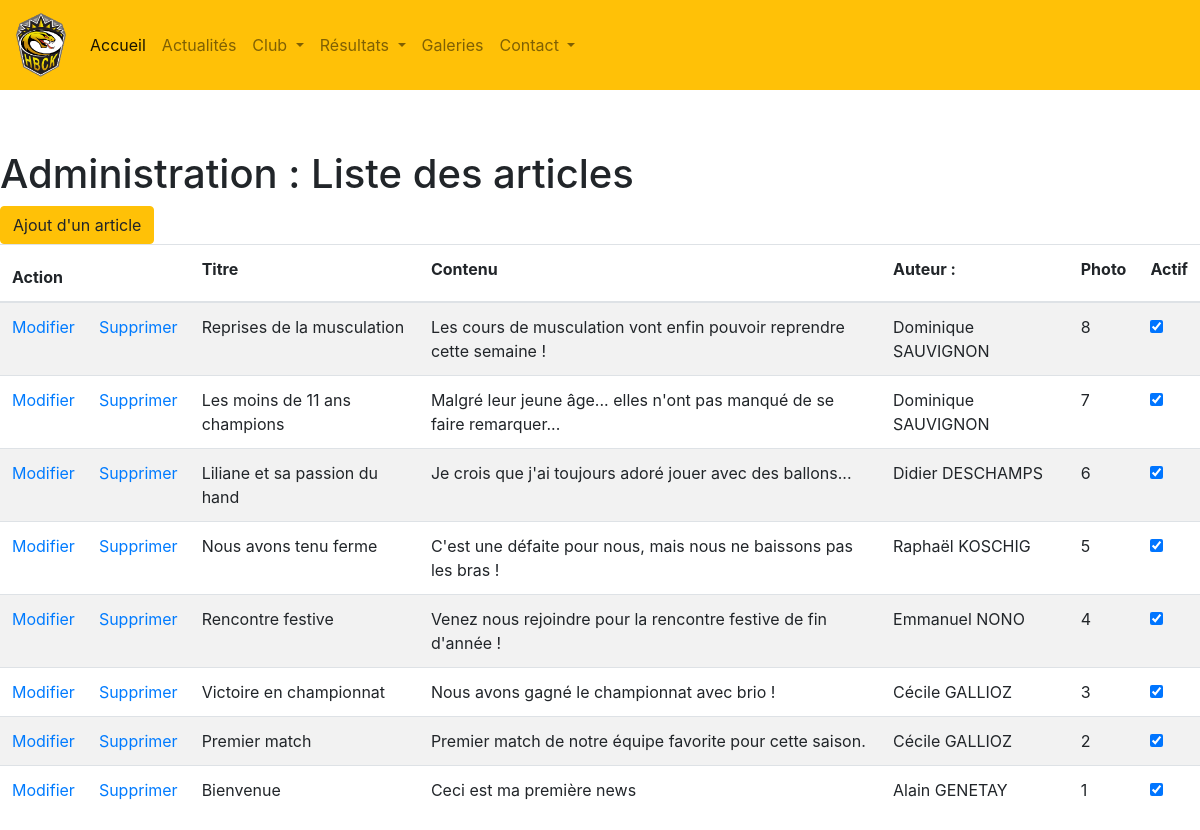
Screenshot of /src/body/article-liste.php with the database file from the repository.
### tables this page shows
CREATE TABLE `article` (
  `art_id` int(11) NOT NULL,
  `art_titre` varchar(255) NOT NULL,
  `art_contenu` longtext NOT NULL,
  `art_auteur_id` int(11) NOT NULL,
  `art_photo_id` int(11) DEFAULT NULL,
  `art_actif` int(1) NOT NULL,
  `art_created_at` datetime NOT NULL,
  `art_updated_at` datetime DEFAULT NULL,
  `art_deleted_at` datetime DEFAULT NULL
);

CREATE TABLE `personne` (
  `per_id` int(11) NOT NULL,
  `per_nom` varchar(255) NOT NULL,
  `per_prenom` varchar(255) DEFAULT NULL,
  `per_date_nais` date DEFAULT NULL,
  `per_lieu_nais` varchar(255) DEFAULT NULL,
  `per_sexe` tinyint(50) NOT NULL,
  `per_mail` varchar(255) NOT NULL,
  `per_mdp` varchar(50) NOT NULL,
  `per_admin` int(1) NOT NULL DEFAULT '0',
  `per_redac` int(1) NOT NULL DEFAULT '0',
  `per_contact_ext` int(1) NOT NULL DEFAULT '0',
  `per_created_at` datetime NOT NULL,
  `per_updated_at` datetime DEFAULT NULL,
  `per_deleted_at` datetime DEFAULT NULL
);

### src/class/ArticleBase.php (called while the page is built, shortened)
<?php
class ArticleBase
{
    public function getArticlesActifs($db)
    {
        $sql_aa = "SELECT * FROM article inner join personne on article.art_auteur_id = personne.per_id where art_deleted_at is null ORDER BY art_id DESC";
        $rs_aa = $db->query($sql_aa);
        return $rs_aa;
    }
}

### src/body/article-liste.php (the view, shortened to what this page needs)
<?php
require_once '../class/ArticleBase.php';
$o_pdo = new Database();
$o_conn = $o_pdo->makeConnect();
$b_art = new ArticleBase();
$articles = $b_art->getArticlesActifs($o_conn);
$art = $articles->fetchall();
include('../includes/head.php');
include('../includes/header.php');
?>
<link rel="stylesheet" href="https://stackpath.bootstrapcdn.com/bootstrap/4.4.1/css/bootstrap.min.css">
<h1>Administration : Liste des articles</h1>
<a href="personne-details.php?mode=nouveau">
    <button class="btn btn-warning" type="submit">Ajout d'un article</button>
</a>
<table class="table table-striped">
    <thead>
        <tr>
            <th colspan="2">Action</td>
            <th><label for="titre">Titre</label></th>
            <th><label for="contenu">Contenu</label></th>
            <th><label for="auteur">Auteur : </label></th>
            <th><label for="photo">Photo</label></th>
            <th><label for="actif">Actif</label></th>
        </tr>
    </thead>
    <?php foreach ($art as $a){ ?>
    <tr>
        <td><a href="article-details.php?mode=modif&id=<?php echo $p['art_id']?>">Modifier</td>
        <td><a href="../traitements/article-suppression.php?id=<?php echo $p['per_id']?>">Supprimer</td>
        <td><?php echo $a["art_titre"]?></td>
        <td><?php echo $a["art_contenu"] ?></td>
        <td><?php echo $a["per_prenom"] . " " . $a["per_nom"] ?></td>
        <td><?php echo $a["art_photo_id"]?></td>
        <td>
            <input type="checkbox" name="actif" value="actif" <?php if ($a["art_actif"] ==1) echo "checked" ?> >
        </td>
        </tr>
    <?php } ?>
</table>

### rows the page displays
article: art_titre "Reprises de la musculation", art_contenu "Les cours de musculation vont enfin pouvoir reprendre cette semaine !", art_auteur.per_prenom "Dominique", art_auteur.per_nom "SAUVIGNON", art_photo "8", art_actif "☑"
article: art_titre "Les moins de 11 ans champions", art_contenu "Malgré leur jeune âge... elles n'ont pas manqué de se faire remarquer...", art_auteur.per_prenom "Dominique", art_auteur.per_nom "SAUVIGNON", art_photo "7", art_actif "☑"
article: art_titre "Liliane et sa passion du hand", art_contenu "Je crois que j'ai toujours adoré jouer avec des ballons...", art_auteur.per_prenom "Didier", art_auteur.per_nom "DESCHAMPS", art_photo "6", art_actif "☑"
article: art_titre "Nous avons tenu ferme", art_contenu "C'est une défaite pour nous, mais nous ne baissons pas les bras !", art_auteur.per_prenom "Raphaël", art_auteur.per_nom "KOSCHIG", art_photo "5", art_actif "☑"
article: art_titre "Rencontre festive", art_contenu "Venez nous rejoindre pour la rencontre festive de fin d'année !", art_auteur.per_prenom "Emmanuel", art_auteur.per_nom "NONO", art_photo "4", art_actif "☑"
article: art_titre "Victoire en championnat", art_contenu "Nous avons gagné le championnat avec brio !", art_auteur.per_prenom "Cécile", art_auteur.per_nom "GALLIOZ", art_photo "3", art_actif "☑"
article: art_titre "Premier match", art_contenu "Premier match de notre équipe favorite pour cette saison.", art_auteur.per_prenom "Cécile", art_auteur.per_nom "GALLIOZ", art_photo "2", art_actif "☑"
article: art_titre "Bienvenue", art_contenu "Ceci est ma première news", art_auteur.per_prenom "Alain", art_auteur.per_nom "GENETAY", art_photo "1", art_actif "☑"
